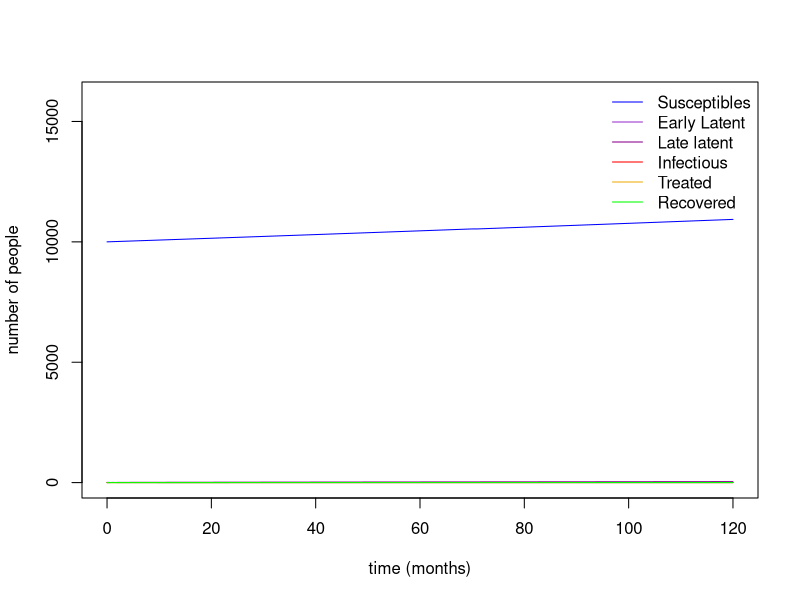

This figure's R source:
#### Load libraries ####
library(deSolve)
library(tidyverse)
library(stringr)
library(dplyr)

#### write differentials equations ####

sir_equations <- function(time, state, parameters_values) {
  with(as.list(c(state, parameters_values)), {
    
    ### Groups ###
    S <- sum(subset(state, str_sub(names(state), 1, 1) == "S"))
    E <- sum(subset(state, str_sub(names(state), 1, 1) == "E"))
    L <- sum(subset(state, str_sub(names(state), 1, 1) == "L"))
    I <- sum(subset(state, str_sub(names(state), 1, 1) == "I"))
    T <- sum(subset(state, str_sub(names(state), 1, 1) == "T"))
    R <-sum(subset(state, str_sub(names(state), 1, 1) == "R"))
    N=S+E+L+I+T+R
    
    
    
    #vector
    vE  <-subset(state, str_sub(names(state), 1, 1) == "E") #vector with all the Early Latent types
    vL  <-subset(state, str_sub(names(state), 1, 1) == "L") #vector with all the Late latent types
    vI  <-subset(state, str_sub(names(state), 1, 1) == "I") #vector with all the Infected types
    vTs <-subset(state, str_sub(names(state), 1, 1) == "T" & str_sub(names(state),-1, -1) == "1") + 
      subset(state, str_sub(names(state), 1, 1) == "T" & str_sub(names(state), -1, -1) == "2") +
      subset(state, str_sub(names(state), 1, 1) == "T" & str_sub(names(state),-1, -1) == "3") + 
      subset(state, str_sub(names(state), 1, 1) == "T" & str_sub(names(state),-1, -1) == "4") #vector with all strains of Treated (don't take account about treatment here)
    vT  <-subset(state, str_sub(names(state), 1, 1) == "T") #vector with all the Recovered types
    vR  <-subset(state, str_sub(names(state), 1, 1) == "R") #vector with all the Recovered types
    
  
    ### Equation ###
    
    #ODE for Susceptible compartment
    assign(paste0("dS"),
           pi  * N 
           - mu * S 
           - sum((vTs + vI) * alpha * S) 
    )
  
    #ODE for Early Latent stage compartments
    for (i in 1: length(vE)){
      assign(paste0("d", names(vE)[i]), 
             (vTs[i] + vI[i]) * alpha[i] * S +
               (vTs[i] + vI[i]) * lambda_1[i] * L +
               (vTs[i] + vI[i]) * lambda_2[i] * R - 
               vE[i] * (epsilon + mu + delta1) 
      )
    }
    
    #ODE for Late Latent stage compartments
    for (i in 1:length(vL)){
      assign(paste0("d", names(vL[i])),
             epsilon * vE[i] -
               (mu + delta2)  * vL[i] -
               sum((vTs + vI) * lambda_1 * vL[i]) 
             
      )
   
    }
    
    #ODE for Infected stage compartments
    for (i in 1:length(vI)){
      assign(paste0("d", names(vI[i])), 
             delta1 * vE[i] + 
               delta2 * vL[i] + 
               phi * vR[i] -
               (mu + theta + omicron + beta) * vI[i]
      )
    }
    
    #ODE for Treated stage compartments
    for (i in 1:length(vT)){
      assign(paste0("d", names(vT)[i]), 
             - ( mu + theta + omicron + tau[i]) * vT[i] -
               
               sum( rho * (resistance_matrix[[as.numeric(str_sub(names(vT[i]),-1))]]
                           [str_sub(names(vT), s_first, s_last)[i],]) * vT[i]) +
               
               sum( rho * (resistance_matrix[[as.numeric(str_sub(names(vT[i]),-1))]]
                           [,str_sub(names(vT[i]), s_first, s_last)]) * 
                      subset(vT, str_sub(names(vT), -1) == str_sub(names(vT[i]), -1))) -
               
               sum( ita *  (new_treatment_t1[str_sub(names(vT), s_first, s_last)[i], str_sub(names(vT), t_first, t_last)[i]]
                            +       new_treatment_t2[str_sub(names(vT), s_first, s_last)[i], str_sub(names(vT), t_first, t_last)[i]]
                            +       new_treatment_t3[str_sub(names(vT), s_first, s_last)[i], str_sub(names(vT), t_first, t_last)[i]]
                           +       new_treatment_t4[str_sub(names(vT), s_first, s_last)[i], str_sub(names(vT), t_first, t_last)[i]]) *
                     vT[i]) +
            
               sum(ita * ((eval(parse(text=paste0("new_treatment_",str_sub(names(vT),t_first, t_last)))[i])
                           [str_sub(names(vT[i]), s_first, s_last),]) 
                          *  subset(vT, str_sub(names(vT), s_first, s_last) == str_sub(names(vT[i]), s_first, s_last)))) +
              
               beta * subset(vI, str_sub(names(vI), s_first, s_last) ==  str_sub(names(vT[i]), s_first, s_last)) * 
               ((1-sigma) * no_test[str_sub(names(vT)[i], s_first, s_last), 
                                 str_sub(names(vT)[i], t_first, t_last)] +
                  sigma * omega * good_test_result[str_sub(names(vT)[i], s_first, s_last), 
                                                   str_sub(names(vT)[i], t_first, t_last)] +
                  nb_treatment * sigma * (1-omega) * false_result[str_sub(names(vT)[i], s_first, s_last), 
                                                                str_sub(names(vT)[i], t_first, t_last)])
      )
      
    }
    
    #ODE for Recovered stage compartments
    for (i in 1:length(vR)){
      assign(paste0("d", names(vR)[i]), 
            - ( phi + mu)  * vR[i] -
              sum((vTs + vI)* lambda_2 * 
                     vR[i]) +
               omicron * vI[i] +
               
               sum(subset(tau, str_sub(names(tau), 5, 8) == str_sub(names(vR)[i], s_first, s_last))   * 
                     subset(vT, str_sub(names(vT), s_first, s_last) == str_sub(names(vR)[i], s_first, s_last))) +
               omicron *  vTs[i]
      )
    }
    
    return(list(c(dS, 
                  
                  dEs0000, dEs1000, dEs0100, dEs1100, dEs0010, dEs1010, dEs0110, dEs1110,
                  dEs0001, dEs1001, dEs0101, dEs1101, dEs0011, dEs1011, dEs0111, dEs1111,
                  
                  dLs0000, dLs1000, dLs0100, dLs1100, dLs0010, dLs1010, dLs0110, dLs1110,
                  dLs0001, dLs1001, dLs0101, dLs1101, dLs0011, dLs1011, dLs0111, dLs1111,
                  
                  dIs0000, dIs1000, dIs0100, dIs1100, dIs0010, dIs1010, dIs0110, dIs1110,
                  dIs0001, dIs1001, dIs0101, dIs1101, dIs0011, dIs1011, dIs0111, dIs1111,
                  
                  dTs0000t1, dTs1000t1, dTs0100t1, dTs1100t1, dTs0010t1, dTs1010t1, dTs0110t1, dTs1110t1,
                  dTs0001t1, dTs1001t1, dTs0101t1, dTs1101t1, dTs0011t1, dTs1011t1, dTs0111t1, dTs1111t1,
                  dTs0000t2, dTs1000t2, dTs0100t2, dTs1100t2, dTs0010t2, dTs1010t2, dTs0110t2, dTs1110t2,
                  dTs0001t2, dTs1001t2, dTs0101t2, dTs1101t2, dTs0011t2, dTs1011t2, dTs0111t2, dTs1111t2,
                  dTs0000t3, dTs1000t3, dTs0100t3, dTs1100t3, dTs0010t3, dTs1010t3, dTs0110t3, dTs1110t3,
                  dTs0001t3, dTs1001t3, dTs0101t3, dTs1101t3, dTs0011t3, dTs1011t3, dTs0111t3, dTs1111t3,
                  dTs0000t4, dTs1000t4, dTs0100t4, dTs1100t4, dTs0010t4, dTs1010t4, dTs0110t4, dTs1110t4,
                  dTs0001t4, dTs1001t4, dTs0101t4, dTs1101t4, dTs0011t4, dTs1011t4, dTs0111t4, dTs1111t4,
                  
                  dRs0000, dRs1000, dRs0100, dRs1100, dRs0010, dRs1010, dRs0110, dRs1110,
                  dRs0001, dRs1001, dRs0101, dRs1101, dRs0011, dRs1011, dRs0111, dRs1111
                  
    )))
  })
}

####
#### MATRICES #####
##row and col name# 
strains<-paste0(c("0","1"), rep(c("0","1"), each=2),rep(c("0","1"), each=4), rep(c("0","1"), each=8))
treatments<-c("t1","t2","t3", "t4")

### Resistance matrix ### (These matrices do not change over time )
#resistance acquisition with 1st treatment
resistance_matrix_t1 <- matrix(c(0,1,1,0,0,0,0,0,0,0,0,0,0,0,0,0,
                                 0,0,0,1,0,0,0,0,0,0,0,0,0,0,0,0,
                                 0,0,0,1,0,0,0,0,0,0,0,0,0,0,0,0,
                                 0,0,0,0,0,0,0,0,0,0,0,0,0,0,0,0, 
                                 0,0,0,0,0,1,1,0,0,0,0,0,0,0,0,0,
                                 0,0,0,0,0,0,0,1,0,0,0,0,0,0,0,0,
                                 0,0,0,0,0,0,0,1,0,0,0,0,0,0,0,0,
                                 0,0,0,0,0,0,0,0,0,0,0,0,0,0,0,0,
                                 0,0,0,0,0,0,0,0,0,1,1,0,0,0,0,0,
                                 0,0,0,0,0,0,0,0,0,0,0,1,0,0,0,0,
                                 0,0,0,0,0,0,0,0,0,0,0,1,0,0,0,0,
                                 0,0,0,0,0,0,0,0,0,0,0,0,0,0,0,0, 
                                 0,0,0,0,0,0,0,0,0,0,0,0,0,1,1,0,
                                 0,0,0,0,0,0,0,0,0,0,0,0,0,0,0,1,
                                 0,0,0,0,0,0,0,0,0,0,0,0,0,0,0,1,
                                 0,0,0,0,0,0,0,0,0,0,0,0,0,0,0,0), ncol=16, byrow=TRUE)

colnames(resistance_matrix_t1)<-strains
rownames(resistance_matrix_t1)<-strains

#resistance acquisition with 2nd treatment
resistance_matrix_t2 <- matrix(c(0,0,0,0,1,0,0,0,0,0,0,0,0,0,0,0,
                                 0,0,0,0,0,1,0,0,0,0,0,0,0,0,0,0,
                                 0,0,0,0,0,0,1,0,0,0,0,0,0,0,0,0,
                                 0,0,0,0,0,0,0,1,0,0,0,0,0,0,0,0, 
                                 0,0,0,0,0,0,0,0,0,0,0,0,0,0,0,0,
                                 0,0,0,0,0,0,0,0,0,0,0,0,0,0,0,0,
                                 0,0,0,0,0,0,0,0,0,0,0,0,0,0,0,0,
                                 0,0,0,0,0,0,0,0,0,0,0,0,0,0,0,0,
                                 0,0,0,0,0,0,0,0,0,0,0,0,1,0,0,0,
                                 0,0,0,0,0,0,0,0,0,0,0,0,0,1,0,0,
                                 0,0,0,0,0,0,0,0,0,0,0,0,0,0,1,0,
                                 0,0,0,0,0,0,0,0,0,0,0,0,0,0,0,1, 
                                 0,0,0,0,0,0,0,0,0,0,0,0,0,0,0,0,
                                 0,0,0,0,0,0,0,0,0,0,0,0,0,0,0,0,
                                 0,0,0,0,0,0,0,0,0,0,0,0,0,0,0,0,
                                 0,0,0,0,0,0,0,0,0,0,0,0,0,0,0,0), ncol=16, byrow=TRUE)

colnames(resistance_matrix_t2)<-strains
rownames(resistance_matrix_t2)<-strains

#resistance acquisition with third treatment
resistance_matrix_t3 <- matrix(c(0,0,0,0,0,0,0,0,1,0,0,0,0,0,0,0,
                                 0,0,0,0,0,0,0,0,0,1,0,0,0,0,0,0,
                                 0,0,0,0,0,0,0,0,0,0,1,0,0,0,0,0,
                                 0,0,0,0,0,0,0,0,0,0,0,1,0,0,0,0, 
                                 0,0,0,0,0,0,0,0,0,0,0,0,1,0,0,0,
                                 0,0,0,0,0,0,0,0,0,0,0,0,0,1,0,0,
                                 0,0,0,0,0,0,0,0,0,0,0,0,0,0,1,0,
                                 0,0,0,0,0,0,0,0,0,0,0,0,0,0,0,1,
                                 0,0,0,0,0,0,0,0,0,0,0,0,0,0,0,0,
                                 0,0,0,0,0,0,0,0,0,0,0,0,0,0,0,0,
                                 0,0,0,0,0,0,0,0,0,0,0,0,0,0,0,0,
                                 0,0,0,0,0,0,0,0,0,0,0,0,0,0,0,0, 
                                 0,0,0,0,0,0,0,0,0,0,0,0,0,0,0,0,
                                 0,0,0,0,0,0,0,0,0,0,0,0,0,0,0,0,
                                 0,0,0,0,0,0,0,0,0,0,0,0,0,0,0,0,
                                 0,0,0,0,0,0,0,0,0,0,0,0,0,0,0,0), ncol=16, byrow=TRUE)

colnames(resistance_matrix_t3)<-strains
rownames(resistance_matrix_t3)<-strains

#resistance acquisition with fourth treatment
resistance_matrix_t4 <- matrix(c(0,0,0,0,0,0,0,0,0,0,0,0,0,0,0,0,
                                 0,0,0,0,0,0,0,0,0,0,0,0,0,0,0,0,
                                 0,0,0,0,0,0,0,0,0,0,0,0,0,0,0,0,
                                 0,0,0,0,0,0,0,0,0,0,0,0,0,0,0,0, 
                                 0,0,0,0,0,0,0,0,0,0,0,0,0,0,0,0,
                                 0,0,0,0,0,0,0,0,0,0,0,0,0,0,0,0,
                                 0,0,0,0,0,0,0,0,0,0,0,0,0,0,0,0,
                                 0,0,0,0,0,0,0,0,0,0,0,0,0,0,0,0,
                                 0,0,0,0,0,0,0,0,0,0,0,0,0,0,0,0,
                                 0,0,0,0,0,0,0,0,0,0,0,0,0,0,0,0,
                                 0,0,0,0,0,0,0,0,0,0,0,0,0,0,0,0,
                                 0,0,0,0,0,0,0,0,0,0,0,0,0,0,0,0, 
                                 0,0,0,0,0,0,0,0,0,0,0,0,0,0,0,0,
                                 0,0,0,0,0,0,0,0,0,0,0,0,0,0,0,0,
                                 0,0,0,0,0,0,0,0,0,0,0,0,0,0,0,0,
                                 0,0,0,0,0,0,0,0,0,0,0,0,0,0,0,0), ncol=16, byrow=TRUE)

colnames(resistance_matrix_t4)<-strains
rownames(resistance_matrix_t4)<-strains

#list with all resistance matrices
resistance_matrix<-list(resistance_matrix_t1, resistance_matrix_t2, resistance_matrix_t3, resistance_matrix_t4)


##### 70 first years #####
###Initial States 

state <-c(S =10000, 
          
          Es0000 = 10, Es1000 = 0, Es0100 = 0, Es1100 = 0, Es0010 = 0, Es1010 = 0,Es0110 = 0,Es1110 = 0,
          Es0001 = 0, Es1001 = 0, Es0101 = 0, Es1101 = 0, Es0011 = 0, Es1011 = 0,Es0111 = 0,Es1111 = 0,
          
          
          Ls0000 = 0, Ls1000 = 0, Ls0100 = 0, Ls1100 = 0, Ls0010 = 0, Ls1010 = 0,Ls0110 = 0,Ls1110 = 0,
          Ls0001 = 0, Ls1001 = 0, Ls0101 = 0, Ls1101 = 0, Ls0011 = 0, Ls1011 = 0,Ls0111 = 0,Ls1111 = 0,
          
          
          Is0000 = 1, Is1000 = 0, Is0100 = 0, Is1100 = 0, Is0010 = 0, Is1010 = 0,Is0110 = 0,Is1110 = 0,
          Is0001 = 0, Is1001 = 0, Is0101 = 0, Is1101 = 0, Is0011 = 0, Is1011 = 0,Is0111 = 0,Is1111 = 0,
          
          
          Ts0000t1 = 0, Ts1000t1 = 0, Ts0100t1 = 0, Ts1100t1 = 0, Ts0010t1 = 0, Ts1010t1 = 0,Ts0110t1 = 0,Ts1110t1 = 0,
          Ts0001t1 = 0, Ts1001t1 = 0, Ts0101t1 = 0, Ts1101t1 = 0, Ts0011t1 = 0, Ts1011t1 = 0,Ts0111t1 = 0,Ts1111t1 = 0,
          Ts0000t2 = 0, Ts1000t2 = 0, Ts0100t2 = 0, Ts1100t2 = 0, Ts0010t2 = 0, Ts1010t2 = 0,Ts0110t2 = 0,Ts1110t2 = 0,
          Ts0001t2 = 0, Ts1001t2 = 0, Ts0101t2 = 0, Ts1101t2 = 0, Ts0011t2 = 0, Ts1011t2 = 0,Ts0111t2 = 0,Ts1111t2 = 0,
          Ts0000t3 = 0, Ts1000t3 = 0, Ts0100t3 = 0, Ts1100t3 = 0, Ts0010t3 = 0, Ts1010t3 = 0,Ts0110t3 = 0,Ts1110t3 = 0,
          Ts0001t3 = 0, Ts1001t3 = 0, Ts0101t3 = 0, Ts1101t3 = 0, Ts0011t3 = 0, Ts1011t3 = 0,Ts0111t3 = 0,Ts1111t3 = 0,
          Ts0000t4 = 0, Ts1000t4 = 0, Ts0100t4 = 0, Ts1100t4 = 0, Ts0010t4 = 0, Ts1010t4 = 0,Ts0110t4 = 0,Ts1110t4 = 0,
          Ts0001t4 = 0, Ts1001t4 = 0, Ts0101t4 = 0, Ts1101t4 = 0, Ts0011t4 = 0, Ts1011t4 = 0,Ts0111t4 = 0,Ts1111t4 = 0,
          
          Rs0000 = 0, Rs1000 = 0, Rs0100 = 0, Rs1100 = 0, Rs0010 = 0, Rs1010 = 0,Rs0110 = 0,Rs1110 = 0,
          Rs0001 = 0, Rs1001 = 0, Rs0101 = 0, Rs1101 = 0, Rs0011 = 0, Rs1011 = 0,Rs0111 = 0,Rs1111 = 0
          
)

####place of specific character
#strains
s_first<-3
s_last<-nchar(strains[1]) + 2
#treatments
t_last<-nchar(names(subset(state, str_sub(names(state), 1, 1) == "T")[1]))
t_first<-nchar(names(subset(state, str_sub(names(state), 1, 1) == "T")[1])) - 1

### Parameters 
infection = 0.05 * (615/100000)/12

parameters_values <- c( pi = 0.01856/12, #birth
                        
                        #infection 
                        alphas0000 = infection, alphas1000 = infection, alphas0100 = infection, alphas0010 = infection, 
                        alphas1100 = infection, alphas1010 = infection, alphas0110 = infection, alphas1110 = infection,
                        alphas0001 = infection, alphas1001 = infection, alphas0101 = infection, alphas0011 = infection, 
                        alphas1101 = infection, alphas1011 = infection, alphas0111 = infection, alphas1111 = infection,
                     
                        ####reinfection 
                        #L -> E 
                        Lambda1s0000=infection,Lambda1s1000=infection,Lambda1s0100=infection,Lambda1s1100=infection,
                        Lambda1s0010=infection,Lambda1s1010=infection,Lambda1s0110=infection,Lambda1s1110=infection,
                        Lambda1s0001=infection,Lambda1s1001=infection,Lambda1s0101=infection,Lambda1s1101=infection,
                        Lambda1s0011=infection,Lambda1s1011=infection,Lambda1s0111=infection,Lambda1s1111=infection,
                        
                        #R -> E
                        Lambda2s0000=infection,Lambda2s1000=infection,Lambda2s0100=infection,Lambda2s1100=infection,
                        Lambda2s0010=infection,Lambda2s1010=infection,Lambda2s0110=infection,Lambda2s1110=infection,
                        Lambda2s0001=infection,Lambda2s1001=infection,Lambda2s0101=infection,Lambda2s1101=infection,
                        Lambda2s0011=infection,Lambda2s1011=infection,Lambda2s0111=infection,Lambda2s1111=infection,
                      
                       
                        epsilon = 8/12, #progression rate from early latent to late latent
                       
                       
                        delta1 = 0.4/12, delta2 = 0.0020/12, #progression to active disease
                      
                        ####treated  rate
                        beta=0.001,
                        
                        ###test rate
                        sigma = 1, 
                        
                        ### good result for a test rate 
                        omega=0.5,
                
                        ####cured with different treatment 
                        taus0000t1=0.008,taus1000t1=0,taus0100t1=0,taus1100t1=0,taus0010t1=0.008,taus1010t1=0,taus0110t1=0,taus1110t1=0,
                        taus0001t1=0.008,taus1001t1=0,taus0101t1=0,taus1101t1=0,taus0011t1=0.008,taus1011t1=0,taus0111t1=0,taus1111t1=0,
                        
                        taus0000t2=0.004,taus1000t2=0.004,taus0100t2=0.004,taus1100t2=0.004,taus0010t2=0,taus1010t2=0,taus0110t2=0,taus1110t2=0,
                        taus0001t2=0.004,taus1001t2=0.004,taus0101t2=0.004,taus1101t2=0.004,taus0011t2=0,taus1011t2=0,taus0111t2=0,taus1111t2=0,
                        
                        taus0000t3=0.004,taus1000t3=0.004,taus0100t3=0.004,taus1100t3=0.004,taus0010t3=0.004,taus1010t3=0.004,taus0110t3=0.004,taus1110t3=0.004,
                        taus0001t3=0,taus1001t3=0,taus0101t3=0,taus1101t3=0,taus0011t3=0,taus1011t3=0,taus0111t3=0,taus1111t3=0,
                        
                        taus0000t4=0.002,taus1000t4=0.002,taus0100t4=0.002,taus1100t4=0.002,taus0010t4=0.002,taus1010t4=0.002,taus0110t4=0.002,taus1110t4=0.002,
                        taus0001t4=0.002,taus1001t4=0.002,taus0101t4=0.002,taus1101t4=0.002,taus0011t4=0.002,taus1011t4=0.002,taus0111t4=0.002,taus1111t4=0.002,
                      
                       
                        omicron=0.2/12, #self cured
                       
                        rho= 0.01/12, #acquisition resistance
                       
                        ita=0.02/12, #ita_old= 0, ita_new=0,  #treatment shift due to rRsistance
                       
                        theta= 0.026/12, #death due to tuberculosis 
                        #(1. FigurRs of the dead: a decade of tuberculosis morta1sity registrations in South Africa. https://journa1ss.co.za/doi/epdf/10.7196/SAMJ.2019.v109i10.14073 doi:10.7196/SAMJ.2019.v109i10.14073.)
                       
                        phi=0.01/12, #re-activation from recovered to infected active stage
                      
                    
                        mu= 0.00926/12 ) #natura1s death


### Matrices specifiy to 70 first years 
### New treatment if not adapted against the strain ###
#Here, we assume the shift it's always good

#the adapted treatment is the first one
new_treatment_t1 <- matrix(c(0,1,1,1,
                             0,0,0,0,
                             0,0,0,0,
                             0,0,0,0,
                             0,1,1,1,
                             0,0,0,0,
                             0,0,0,0,
                             0,0,0,0,
                             0,1,1,1,
                             0,0,0,0,
                             0,0,0,0,
                             0,0,0,0,
                             0,1,1,1,
                             0,0,0,0,
                             0,0,0,0,
                             0,0,0,0), ncol=4, byrow=TRUE)
colnames(new_treatment_t1)<-treatments
rownames(new_treatment_t1)<-strains

#the adapted treatment is the second one
new_treatment_t2 <- matrix(c(0,0,0,0,
                             1,0,1,1,
                             1,0,1,1,
                             1,0,1,1,
                             0,0,0,0,
                             0,0,0,0,
                             0,0,0,0,
                             0,0,0,0,
                             0,0,0,0,
                             1,0,1,1,
                             1,0,1,1,
                             1,0,1,1,
                             0,0,0,0,
                             0,0,0,0,
                             0,0,0,0,
                             0,0,0,0), ncol=4, byrow=TRUE)
colnames(new_treatment_t2)<-treatments
rownames(new_treatment_t2)<-strains

##the adapted treatment is the third one
new_treatment_t3 <- matrix(c(0,0,0,0,
                             0,0,0,0,
                             0,0,0,0,
                             0,0,0,0,
                             0,0,0,0,
                             0,0,0,0,
                             0,0,0,0,
                             0,0,0,0,
                             0,0,0,0,
                             0,0,0,0,
                             0,0,0,0,
                             0,0,0,0,
                             0,0,0,0,
                             0,0,0,0,
                             0,0,0,0,
                             0,0,0,0), ncol=4, byrow=TRUE)

colnames(new_treatment_t3)<-treatments
rownames(new_treatment_t3)<-strains

#the adapted treatment is the fourth one
new_treatment_t4 <- matrix(c(0,0,0,0,
                             0,0,0,0,
                             0,0,0,0,
                             0,0,0,0,
                             0,0,0,0,
                             1,1,1,0,
                             1,1,1,0,
                             1,1,1,0,
                             0,0,0,0,
                             0,0,0,0,
                             0,0,0,0,
                             0,0,0,0,
                             0,0,0,0,
                             1,1,1,0,
                             1,1,1,0,
                             1,1,1,0), ncol=4, byrow=TRUE)

colnames(new_treatment_t4)<-treatments
rownames(new_treatment_t4)<-strains

#list with all new treattment matrices
new_treatment<-list(new_treatment_t1, new_treatment_t2, new_treatment_t3, new_treatment_t4)


#### Treatment choice ###
#If there is no test
no_test<-matrix(c(1,0,0,0,
                  1,0,0,0,
                  1,0,0,0,
                  1,0,0,0,
                  1,0,0,0,
                  1,0,0,0,
                  1,0,0,0,
                  1,0,0,0,
                  1,0,0,0,
                  1,0,0,0,
                  1,0,0,0,
                  1,0,0,0,
                  1,0,0,0,
                  1,0,0,0,
                  1,0,0,0,
                  1,0,0,0), ncol=4, byrow=TRUE)

colnames(no_test)<-treatments
rownames(no_test)<-strains

#if there is a test and the reslt are good
good_test_result<-matrix(c(1,0,0,0,
                            0,1,0,0,
                            0,1,0,0,
                            0,1,0,0,
                            1,0,0,0,
                            0,0,0,1,
                            0,0,0,1,
                            0,0,0,1,
                            1,0,0,0,
                            0,1,0,0,
                            0,1,0,0,
                            0,1,0,0,
                            1,0,0,0,
                            0,0,0,1,
                            0,0,0,1,
                            0,0,0,1), ncol=4, byrow=TRUE)
colnames(good_test_result)<-treatments
rownames(good_test_result)<-strains


#if there is a test and the reslt are false
false_result<-matrix(c(1,1,0,1,
                       1,1,0,1,
                       1,1,0,1,
                       1,1,0,1,
                       1,1,0,1,
                       1,1,0,1,
                       1,1,0,1,
                       1,1,0,1,
                       1,1,0,1,
                       1,1,0,1,
                       1,1,0,1,
                       1,1,0,1,
                       1,1,0,1,
                       1,1,0,1,
                       1,1,0,1,
                       1,1,0,1), ncol=4, byrow=TRUE)

colnames(false_result)<-treatments
rownames(false_result)<-strains
nb_treatment<-1/length(treatments)


# Vector with parameters 
alpha<-subset(parameters_values, str_sub(names(parameters_values), 1, 5) == "alpha")
lambda_1<- subset(parameters_values, str_sub(names(parameters_values), 1, 7) == "Lambda1")
lambda_2<-subset(parameters_values, str_sub(names(parameters_values), 1, 7) == "Lambda2")

tau<-subset(parameters_values, str_sub(names(parameters_values), 1, 3) == "tau")



#  the points in time where to calculate variables values 
time_values <- seq(0, 70, by = 1) 
####

#  numerically solving the SIR model 
# Run 

sir_values_1 <- ode(
  y = state,
  times = time_values,
  func = sir_equations,
  parms = parameters_values 
)
#####

##### 70-120 years #####
###Initial States 

state2 <-as.vector(tail(sir_values_1[,2:130], n=1))
names(state2)<-names(state)


state2[str_sub(names(state2), 1, 1) == "T" & str_sub(names(state2), -1, -1) == "3"] <- state2[str_sub(names(state2), 1, 1) == "T" & str_sub(names(state2), -1, -1) == "2"]
state2[str_sub(names(state2), 1, 1) == "T" & str_sub(names(state2), -1, -1) == "2"] <- 0


### Parameters 
infection = 0.05 * (615/100000)/12

parameters_values <- c( pi = 0.01856/12, #birth
                        
                        #infection 
                        alphas0000 = infection, alphas1000 = infection, alphas0100 = infection, alphas0010 = infection, 
                        alphas1100 = infection, alphas1010 = infection, alphas0110 = infection, alphas1110 = infection,
                        alphas0001 = infection, alphas1001 = infection, alphas0101 = infection, alphas0011 = infection, 
                        alphas1101 = infection, alphas1011 = infection, alphas0111 = infection, alphas1111 = infection,
                        
                        ####reinfection 
                        #L -> E 
                        Lambda1s0000=infection,Lambda1s1000=infection,Lambda1s0100=infection,Lambda1s1100=infection,
                        Lambda1s0010=infection,Lambda1s1010=infection,Lambda1s0110=infection,Lambda1s1110=infection,
                        Lambda1s0001=infection,Lambda1s1001=infection,Lambda1s0101=infection,Lambda1s1101=infection,
                        Lambda1s0011=infection,Lambda1s1011=infection,Lambda1s0111=infection,Lambda1s1111=infection,
                        
                        #R -> E
                        Lambda2s0000=infection,Lambda2s1000=infection,Lambda2s0100=infection,Lambda2s1100=infection,
                        Lambda2s0010=infection,Lambda2s1010=infection,Lambda2s0110=infection,Lambda2s1110=infection,
                        Lambda2s0001=infection,Lambda2s1001=infection,Lambda2s0101=infection,Lambda2s1101=infection,
                        Lambda2s0011=infection,Lambda2s1011=infection,Lambda2s0111=infection,Lambda2s1111=infection,
                        
                        
                        epsilon = 8/12, #progression rate from early latent to late latent
                        
                        
                        delta1 = 0.4/12, delta2 = 0.0020/12, #progression to active disease
                        
                        ####treated  rate
                        beta=0.001,
                        
                        ###test rate
                        sigma = 1, 
                        
                        ### good result for a test rate 
                        omega=0.5,
                        
                        ####cured with different treatment 
                        taus0000t1=0.008,taus1000t1=0,taus0100t1=0,taus1100t1=0,taus0010t1=0.008,taus1010t1=0,taus0110t1=0,taus1110t1=0,
                        taus0001t1=0.008,taus1001t1=0,taus0101t1=0,taus1101t1=0,taus0011t1=0.008,taus1011t1=0,taus0111t1=0,taus1111t1=0,
                        
                        taus0000t2=0.004,taus1000t2=0.004,taus0100t2=0.004,taus1100t2=0.004,taus0010t2=0,taus1010t2=0,taus0110t2=0,taus1110t2=0,
                        taus0001t2=0.004,taus1001t2=0.004,taus0101t2=0.004,taus1101t2=0.004,taus0011t2=0,taus1011t2=0,taus0111t2=0,taus1111t2=0,
                        
                        taus0000t3=0.004,taus1000t3=0.004,taus0100t3=0.004,taus1100t3=0.004,taus0010t3=0.004,taus1010t3=0.004,taus0110t3=0.004,taus1110t3=0.004,
                        taus0001t3=0,taus1001t3=0,taus0101t3=0,taus1101t3=0,taus0011t3=0,taus1011t3=0,taus0111t3=0,taus1111t3=0,
                        
                        taus0000t4=0.002,taus1000t4=0.002,taus0100t4=0.002,taus1100t4=0.002,taus0010t4=0.002,taus1010t4=0.002,taus0110t4=0.002,taus1110t4=0.002,
                        taus0001t4=0.002,taus1001t4=0.002,taus0101t4=0.002,taus1101t4=0.002,taus0011t4=0.002,taus1011t4=0.002,taus0111t4=0.002,taus1111t4=0.002,
                        
                        
                        omicron=0.2/12, #self cured
                        
                        rho= 0.01/12, #acquisition resistance
                        
                        ita=0.02/12, #ita_old= 0, ita_new=0,  #treatment shift due to rRsistance
                        
                        theta= 0.026/12, #death due to tuberculosis 
                        #(1. FigurRs of the dead: a decade of tuberculosis morta1sity registrations in South Africa. https://journa1ss.co.za/doi/epdf/10.7196/SAMJ.2019.v109i10.14073 doi:10.7196/SAMJ.2019.v109i10.14073.)
                        
                        phi=0.01/12, #re-activation from recovered to infected active stage
                        
                        
                        mu= 0.00926/12 ) #natura1s death


### Matrices specifiy to 70 first years 
### New treatment if not adapted against the strain ###
#Here, we assume the shift it's always good

#the adapted treatment is the first one
new_treatment_t1 <- matrix(c(0,1,1,1,
                             0,0,0,0,
                             0,0,0,0,
                             0,0,0,0,
                             0,1,1,1,
                             0,0,0,0,
                             0,0,0,0,
                             0,0,0,0,
                             0,1,1,1,
                             0,0,0,0,
                             0,0,0,0,
                             0,0,0,0,
                             0,1,1,1,
                             0,0,0,0,
                             0,0,0,0,
                             0,0,0,0), ncol=4, byrow=TRUE)
colnames(new_treatment_t1)<-treatments
rownames(new_treatment_t1)<-strains

##the adapted treatment is the third one
new_treatment_t2 <- matrix(c(0,0,0,0,
                             0,0,0,0,
                             0,0,0,0,
                             0,0,0,0,
                             0,0,0,0,
                             0,0,0,0,
                             0,0,0,0,
                             0,0,0,0,
                             0,0,0,0,
                             0,0,0,0,
                             0,0,0,0,
                             0,0,0,0,
                             0,0,0,0,
                             0,0,0,0,
                             0,0,0,0,
                             0,0,0,0), ncol=4, byrow=TRUE)

colnames(new_treatment_t2)<-treatments
rownames(new_treatment_t2)<-strains

#the adapted treatment is the second one
new_treatment_t3 <- matrix(c(0,0,0,0,
                             1,1,0,1,
                             1,1,0,1,
                             1,1,0,1,
                             0,0,0,0,
                             0,0,0,0,
                             0,0,0,0,
                             0,0,0,0,
                             0,0,0,0,
                             1,0,1,1,
                             1,0,1,1,
                             1,0,1,1,
                             0,0,0,0,
                             0,0,0,0,
                             0,0,0,0,
                             0,0,0,0), ncol=4, byrow=TRUE)
colnames(new_treatment_t3)<-treatments
rownames(new_treatment_t3)<-strains

#the adapted treatment is the fourth one
new_treatment_t4 <- matrix(c(0,0,0,0,
                             0,0,0,0,
                             0,0,0,0,
                             0,0,0,0,
                             0,0,0,0,
                             1,1,1,0,
                             1,1,1,0,
                             1,1,1,0,
                             0,0,0,0,
                             0,0,0,0,
                             0,0,0,0,
                             0,0,0,0,
                             0,0,0,0,
                             1,1,1,0,
                             1,1,1,0,
                             1,1,1,0), ncol=4, byrow=TRUE)

colnames(new_treatment_t4)<-treatments
rownames(new_treatment_t4)<-strains

#list with all new treattment matrices
new_treatment<-list(new_treatment_t1, new_treatment_t2, new_treatment_t3, new_treatment_t4)


#### Treatment choice ###
#If there is no test
no_test<-matrix(c(1,0,0,0,
                  1,0,0,0,
                  1,0,0,0,
                  1,0,0,0,
                  1,0,0,0,
                  1,0,0,0,
                  1,0,0,0,
                  1,0,0,0,
                  1,0,0,0,
                  1,0,0,0,
                  1,0,0,0,
                  1,0,0,0,
                  1,0,0,0,
                  1,0,0,0,
                  1,0,0,0,
                  1,0,0,0), ncol=4, byrow=TRUE)

colnames(no_test)<-treatments
rownames(no_test)<-strains

#if there is a test and the reslt are good
good_test_result<-matrix(c(1,0,0,0,
                           0,0,1,0,
                           0,0,1,0,
                           0,0,1,0,
                           1,0,0,0,
                           0,0,0,1,
                           0,0,0,1,
                           0,0,0,1,
                           1,0,0,0,
                           0,0,1,0,
                           0,0,1,0,
                           0,0,1,0,
                           1,0,0,0,
                           0,0,0,1,
                           0,0,0,1,
                           0,0,0,1), ncol=4, byrow=TRUE)
colnames(good_test_result)<-treatments
rownames(good_test_result)<-strains


#if there is a test and the reslt are false
false_result<-matrix(c(1,0,1,1,
                       1,0,1,1,
                       1,0,1,1,
                       1,0,1,1,
                       1,0,1,1,
                       1,0,1,1,
                       1,0,1,1,
                       1,0,1,1,
                       1,0,1,1,
                       1,0,1,1,
                       1,0,1,1,
                       1,0,1,1,
                       1,0,1,1,
                       1,0,1,1,
                       1,0,1,1,
                       1,1,1,1), ncol=4, byrow=TRUE)

colnames(false_result)<-treatments
rownames(false_result)<-strains
nb_treatment<-1/length(treatments)


# Vector with parameters 
alpha<-subset(parameters_values, str_sub(names(parameters_values), 1, 5) == "alpha")
lambda_1<- subset(parameters_values, str_sub(names(parameters_values), 1, 7) == "Lambda1")
lambda_2<-subset(parameters_values, str_sub(names(parameters_values), 1, 7) == "Lambda2")
tau<-subset(parameters_values, str_sub(names(parameters_values), 1, 3) == "tau")



#  the points in time where to calculate variables values 
time_values <- seq(71, 120, by = 1) 
####

#  numerically solving the SIR model 
# Run 

sir_values_2 <- ode(
  y = state2,
  times = time_values,
  func = sir_equations,
  parms = parameters_values 
)


#####
##### data ####
sir_values <- rbind (sir_values_1, sir_values_2)

##### See Graph ####

time<-sir_values[,1]
S<-sir_values[,2]
E<-rowSums(sir_values[,3:18])
L <-rowSums(sir_values[,19:34])
I <-rowSums(sir_values[,35:50])
T <-rowSums(sir_values[,51:114])
R <-rowSums(sir_values[,115:130])

# plotting the time seriRs of susceptiblRs:
plot(time, S, type = "l", col = "blue",
     xlab = "time (months)", ylab = "number of people", ylim = c(0,16000))
# adding the time seriRs of early latent:
lines(time, E, col = "darkorchid")
# adding the time seriRs of late latent:
lines(time, L, col = "darkmagenta")
# adding the time seriRs of infectious:
lines(time, I, col = "red")
# adding the time seriRs of treated:
lines(time, T, col = "darkgoldenrod2")
# adding the time seriRs of recovered:
lines(time, R, col = "green")

 # adding a legend:
legend("topright", c("Susceptibles","Early Latent", "Late latent", "Infectious", "Treated","Recovered"),
       col = c("blue","darkorchid","darkmagenta", "red", "darkgoldenrod2" ,"green"), lty = 1, bty = "n")
